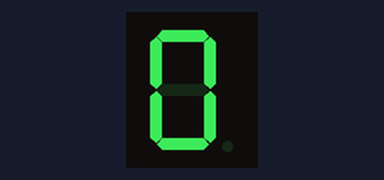
A sketch run on a simulated Arduino Uno, built with avr-gcc and run on an emulated ATmega328P. Parts: 1-digit seven-segment display. Wiring (inferred from the names in the program): 1-digit 7-segment display, segments lit when HIGH: segments pin 2, pin 3, pin 4, pin 5, pin 6, pin 7, pin 8, pin 9. The segment pins are drawn as the display they are named for.

Above: at 0.1 s.
At 0.7 s:
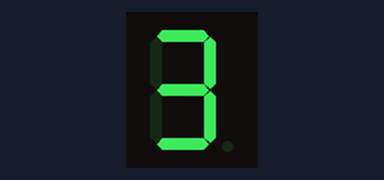
At 1.1 s:
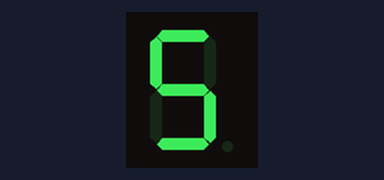
At 2.1 s:
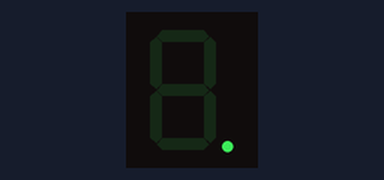
At 3.1 s:
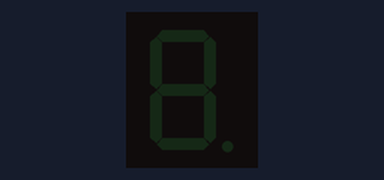
At 4.5 s:
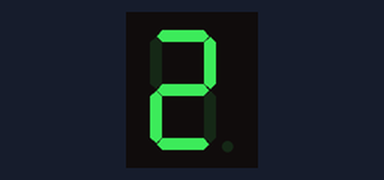

The sketch:

sevenSegFonksiyon.ino
```cpp
int A = 2;
int B = 3;
int C = 4;
int D = 5;
int E = 6;
int F = 7;
int G = 8;
int dot = 9;

void setup() {
  pinMode(A,OUTPUT);
  pinMode(B,OUTPUT);
  pinMode(C,OUTPUT);
  pinMode(D,OUTPUT);
  pinMode(E,OUTPUT);
  pinMode(F,OUTPUT);
  pinMode(G,OUTPUT);
  pinMode(dot,OUTPUT);

}

void loop() {
  sevenSeg(0);
  delay(200);
  sevenSeg(1);
  delay(200);
  sevenSeg(2);
  delay(200);
  sevenSeg(3);
  delay(200);
  sevenSeg(4);
  delay(200);
  sevenSeg(5);
  delay(200);
  sevenSeg(6);
  delay(200);
  sevenSeg(7);
  delay(200);
  sevenSeg(8);
  delay(200);
  sevenSeg(9);
  delay(200);
  sevenSeg(10);
  delay(1000);
  sevenSeg(11);
  delay(1000);
}

void sevenSeg(int rakam){

  switch(rakam){
    case 0:
        digitalWrite(A,HIGH);
        digitalWrite(B,HIGH);
        digitalWrite(C,HIGH);
        digitalWrite(D,HIGH);
        digitalWrite(E,HIGH);
        digitalWrite(F,HIGH);
        digitalWrite(G,LOW);
        digitalWrite(dot,LOW);
    break;
    case 1:
        digitalWrite(A,LOW);
        digitalWrite(B,HIGH);
        digitalWrite(C,HIGH);
        digitalWrite(D,LOW);
        digitalWrite(E,LOW);
        digitalWrite(F,LOW);
        digitalWrite(G,LOW);
        digitalWrite(dot,LOW);
    break;
    case 2:
        digitalWrite(A,HIGH);
        digitalWrite(B,HIGH);
        digitalWrite(C,LOW);
        digitalWrite(D,HIGH);
        digitalWrite(E,HIGH);
        digitalWrite(F,LOW);
        digitalWrite(G,HIGH);
        digitalWrite(dot,LOW);
    break;
    case 3:
        digitalWrite(A,HIGH);
        digitalWrite(B,HIGH);
        digitalWrite(C,HIGH);
        digitalWrite(D,HIGH);
        digitalWrite(E,LOW);
        digitalWrite(F,LOW);
        digitalWrite(G,HIGH);
        digitalWrite(dot,LOW);
    break;
    case 4:
        digitalWrite(A,LOW);
        digitalWrite(B,HIGH);
        digitalWrite(C,HIGH);
        digitalWrite(D,LOW);
        digitalWrite(E,LOW);
        digitalWrite(F,HIGH);
        digitalWrite(G,HIGH);
        digitalWrite(dot,LOW);
    break;
    case 5:
        digitalWrite(A,HIGH);
        digitalWrite(B,LOW);
        digitalWrite(C,HIGH);
        digitalWrite(D,HIGH);
        digitalWrite(E,LOW);
        digitalWrite(F,HIGH);
        digitalWrite(G,HIGH);
        digitalWrite(dot,LOW);
    break;
    case 6:
        digitalWrite(A,HIGH);
        digitalWrite(B,LOW);
        digitalWrite(C,HIGH);
        digitalWrite(D,HIGH);
        digitalWrite(E,HIGH);
        digitalWrite(F,HIGH);
        digitalWrite(G,HIGH);
        digitalWrite(dot,LOW);
    break;
    case 7:
        digitalWrite(A,HIGH);
        digitalWrite(B,HIGH);
        digitalWrite(C,HIGH);
        digitalWrite(D,LOW);
        digitalWrite(E,LOW);
        digitalWrite(F,LOW);
        digitalWrite(G,LOW);
        digitalWrite(dot,LOW);
    break;
    case 8:
        digitalWrite(A,HIGH);
        digitalWrite(B,HIGH);
        digitalWrite(C,HIGH);
        digitalWrite(D,HIGH);
        digitalWrite(E,HIGH);
        digitalWrite(F,HIGH);
        digitalWrite(G,HIGH);
        digitalWrite(dot,LOW);
    break;
    case 9:
        digitalWrite(A,HIGH);
        digitalWrite(B,HIGH);
        digitalWrite(C,HIGH);
        digitalWrite(D,HIGH);
        digitalWrite(E,LOW);
        digitalWrite(F,HIGH);
        digitalWrite(G,HIGH);
        digitalWrite(dot,LOW);
    break;
    case 10:
        digitalWrite(A,LOW);
        digitalWrite(B,LOW);
        digitalWrite(C,LOW);
        digitalWrite(D,LOW);
        digitalWrite(E,LOW);
        digitalWrite(F,LOW);
        digitalWrite(G,LOW);
        digitalWrite(dot,HIGH);
    break;
    case 11:
        digitalWrite(A,LOW);
        digitalWrite(B,LOW);
        digitalWrite(C,LOW);
        digitalWrite(D,LOW);
        digitalWrite(E,LOW);
        digitalWrite(F,LOW);
        digitalWrite(G,LOW);
        digitalWrite(dot,LOW);
    break;
  }
}
```

Measured:
- by itself, everything shown: repeats every 4.0 s, in 12 steps
- what the display in image 3 shows lasts 1.0 s, from 2.0 s to 3.0 s
